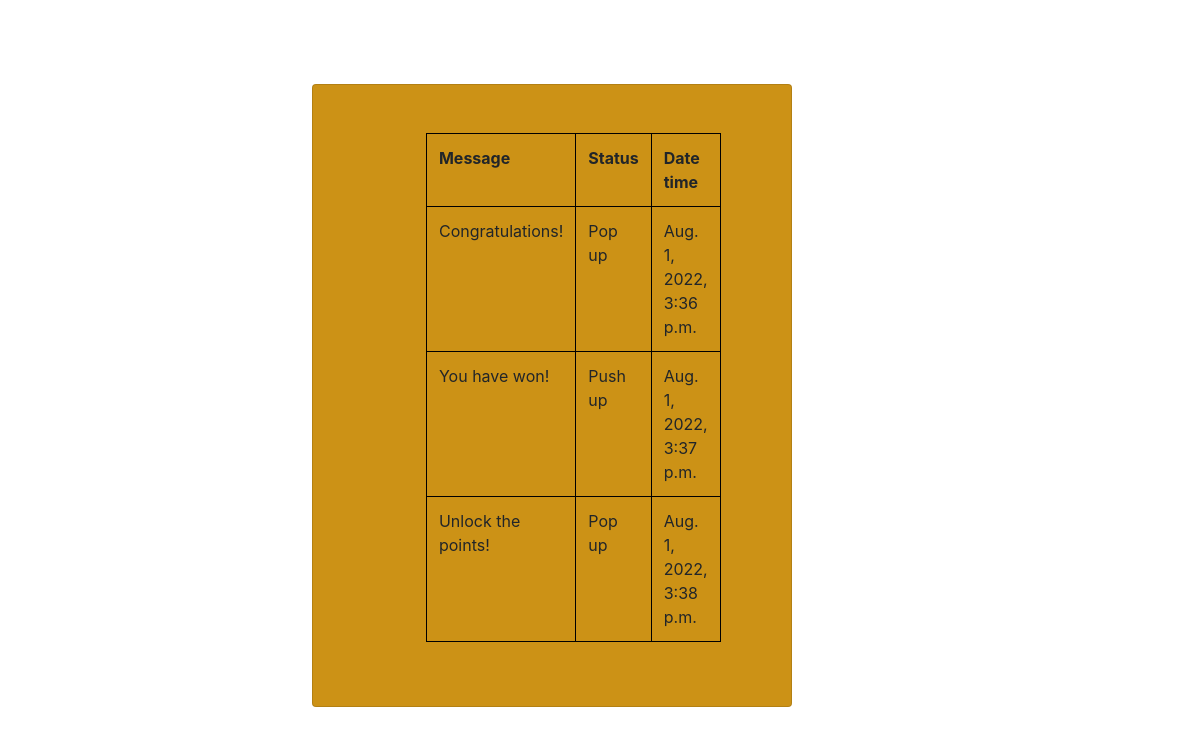
Page /wallet/notifications/ on the committed database.
### wallet/models.py (models this page shows, shortened)
class Notification(models.Model):
    MESSAGE_CHOICES=(
        ('E','Email'),
        ('P','Push'),
    )
    message = models.CharField(max_length=20,choices=MESSAGE_CHOICES,null=True)
    recipient = models.ForeignKey(Customer,on_delete=models.CASCADE,related_name='notification_recipient',null=True)
    date_time = models.DateTimeField(default=datetime.now)
    STATUS_CHOICES=(
        ('R','Read'),
        ('U','Unread'),
    )
    status = models.CharField(max_length=20,choices=STATUS_CHOICES,null=True)

### wallet/views.py (the view)
# urls.py: path("notifications/", views.list_notifications, name="notifications_list"),
def list_notifications(request):
    notifications=Notification.objects.all()
    return render(request, "wallet/notifications_list.html",
    {"notifications":notifications})

### wallet/templates/wallet/notifications_list.html (shortened to what this page needs)
<!DOCTYPE html>
<html lang="en">
<head>
    <link rel="stylesheet" href="https://cdn.jsdelivr.net/npm/bootstrap@4.3.1/dist/css/bootstrap.min.css">
</head>
<body>
    <div class="card" style="width: 30rem; background-color: rgb(204, 146, 22); padding: 4%; margin-left: 26%; margin-top: 3%; margin-top: 7%;">
    <table class="table" style="border: 1px solid black; border-collapse: collapse; width: 15rem; margin-left: 17%;">
        <tr>
            <th class="table" style="border: 1px solid black; border-collapse: collapse; width: 15rem; margin-left: 17%;">Message</th>
            <th class="table" style="border: 1px solid black; border-collapse: collapse; width: 15rem; margin-left: 17%;">Status</th>
            <th class="table" style="border: 1px solid black; border-collapse: collapse; width: 15rem; margin-left: 17%;">Date time</th>
        </tr>
        {%for notification in notifications%}
        <tr>
            <td class="table" style="border: 1px solid black; border-collapse: collapse; width: 15rem; margin-left: 17%;">{{notification.message}}</td>
            <td class="table" style="border: 1px solid black; border-collapse: collapse; width: 15rem; margin-left: 17%;">{{notification.status}}</td>
            <td class="table" style="border: 1px solid black; border-collapse: collapse; width: 15rem; margin-left: 17%;">{{notification.date_time}}</td>
        </tr>
        {% endfor %}
    </table>
    </div>
</body>
</html>

### rows in the picture
Notification: message "Congratulations!", status "Pop up", date_time "Aug. 1, 2022, 3:36 p.m."
Notification: message "You have won!", status "Push up", date_time "Aug. 1, 2022, 3:37 p.m."
Notification: message "Unlock the points!", status "Pop up", date_time "Aug. 1, 2022, 3:38 p.m."
